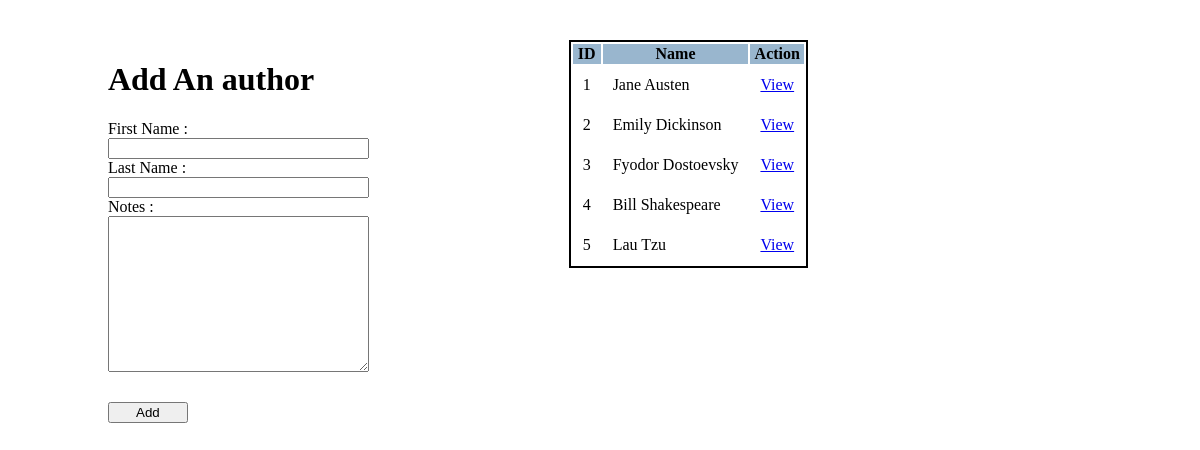
The page /add_authors on the database as committed earlier.
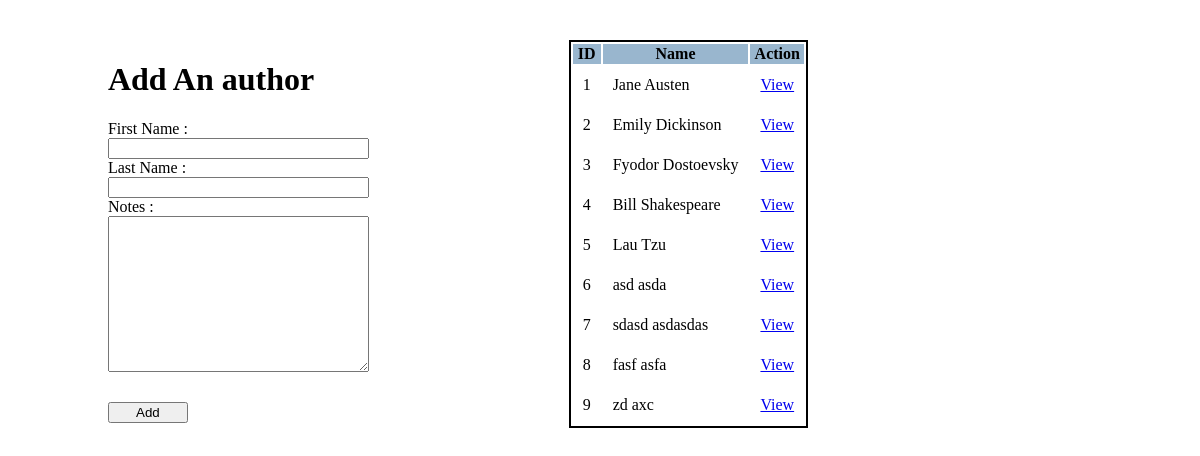
The same page on the database as committed later.
### Books_Authors_app/models.py (models this page shows)
class Author(models.Model):
    first_name = models.CharField(max_length=45)
    last_name = models.CharField(max_length=45)
    created_at = models.DateTimeField(auto_now_add=True)
    updated_at = models.DateTimeField(auto_now_add=True)
    books=models.ManyToManyField(Book,related_name="authors")
    notes=models.TextField(null=True)

### Books_Authors_app/views.py (the view)
# urls.py: path('add_authors',views.add_author),
def add_author(request):
    context={
        "all_authors" : Author.objects.all(),
    }
    return render(request,'add_author.html',context)

### Books_Authors_app/templates/add_author.html (shortened to what this page needs)
<!DOCTYPE html>
<html lang="en">
<head>
</head>
<body>
    <div >
        <h1>Add An author</h1>
        <form action="/add_this_author " method="post" class=" form">
            First Name : <input type="text" name="first_name">
            Last Name : <input type="text" name="last_name">
            Notes : <textarea name="notes" id="" cols="30" rows="10"></textarea>
            <button class="form-btn" type="submit" >Add</button>
        </form>
        </div>
        <div>
        <table class="table table-dark">
            <tr>
                <th>ID</th>
                <th>Name</th>
                <th>Action</th>
            </tr>
            {% for author in all_authors %}
            <tr>
                <td>{{author.id}}</td>
                <td>{{author.first_name}} {{author.last_name}}</td>
                <td><a href="view_author/{{author.id}}" >View</a></td>
            </tr>
            {% endfor %}
        </table>
    </div>
</body>
</html>

### Books_Authors_app/templates/add_author.html (style rules this page uses)
body { display: flex; justify-content: space-around; width: 75%; margin-top: 40px; }
.form { display: flex; flex-direction: column; }
.form-btn { box-shadow: black 5px; width: 80px; margin-top: 30px; border: 2px 2px 2px solid black; }
td { padding: 10px; }
th { background-color: rgb(153, 182, 206) ; }
table { border: 2px solid black; }

Rows that differ between the two databases and show on the page:
added Author: id "6", first_name "asd", last_name "asda"
added Author: id "7", first_name "sdasd", last_name "asdasdas"
added Author: id "8", first_name "fasf", last_name "asfa"
added Author: id "9", first_name "zd", last_name "axc"
